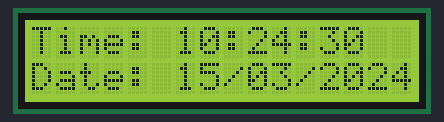
Recording of a program running on a simulated Raspberry Pi Pico running MicroPython. Shown: 16×2 character LCD. The clock reads 2024-03-15 10:24:30 at power-on unless the program sets it.

Above: at 0.1 s.
At 4.1 s:
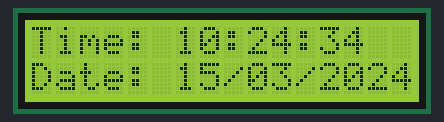
At 9.1 s:
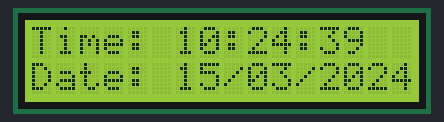
At 19.1 s:
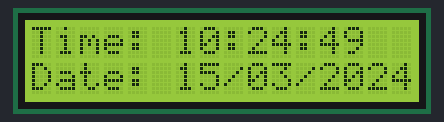
At 29.1 s:
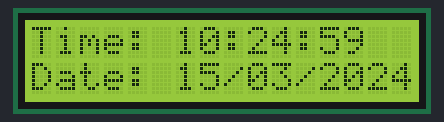
At 38.1 s:
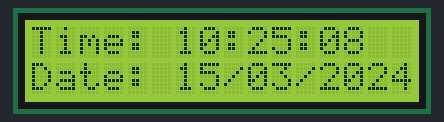

Measured:
- what the display in image 0 shows lasts 0.9 s, from 0.1 s to 1.0 s
- what the display in image 3 shows lasts 1.1 s, from 19.0 s to 20.1 s

The program:

Sample_code.py
```python
from machine import Pin, I2C
from utime import sleep
from lcd_api import LcdApi
from pico_i2c_lcd import I2cLcd
from ds1302 import DS1302

I2C_ADDR = 39
I2C_NUM_ROWS = 2
I2C_NUM_COLS = 16

i2c = I2C(1, sda=machine.Pin(6), scl=machine.Pin(7), freq=400000)
lcd = I2cLcd(i2c, I2C_ADDR, I2C_NUM_ROWS, I2C_NUM_COLS)

ds = DS1302(Pin(0), Pin(1), Pin(2))

while True:
    (Y, M, D, day, hr, m, s) = ds.date_time()
    if s < 10:
        s = "0" + str(s)
    if m < 10:
        m = "0" + str(m)
    if hr < 10:
        hr = "0" + str(hr)
    if D < 10:
        D = "0" + str(D)
    if M < 10:
        M = "0" + str(M)

    lcd.move_to(0, 0)
    lcd.putstr("Time: " + str(hr) + ":" + str(m) + ":" + str(s))
    lcd.move_to(0, 1)
    lcd.putstr("Date: " + str(D) + "/" + str(M) + "/" + str(Y))
```
